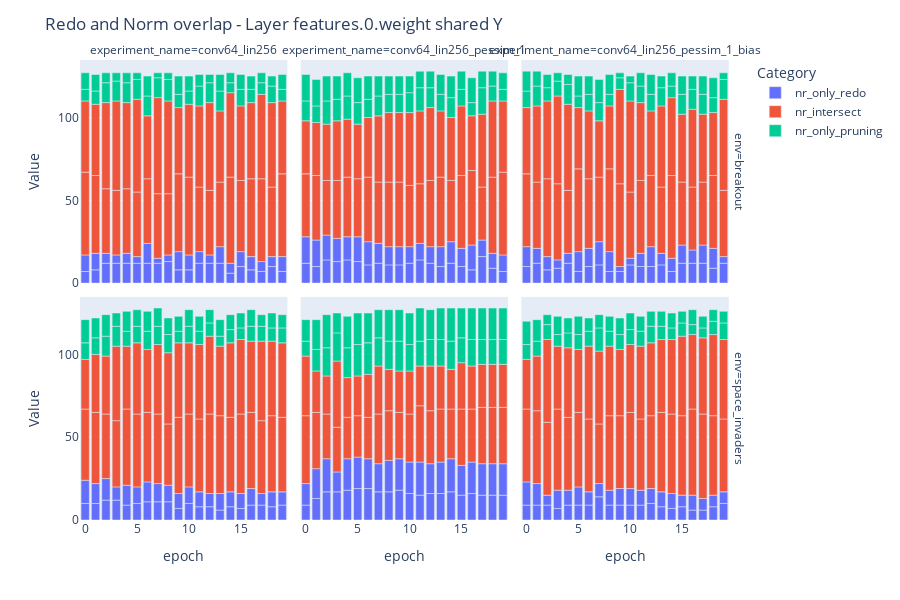
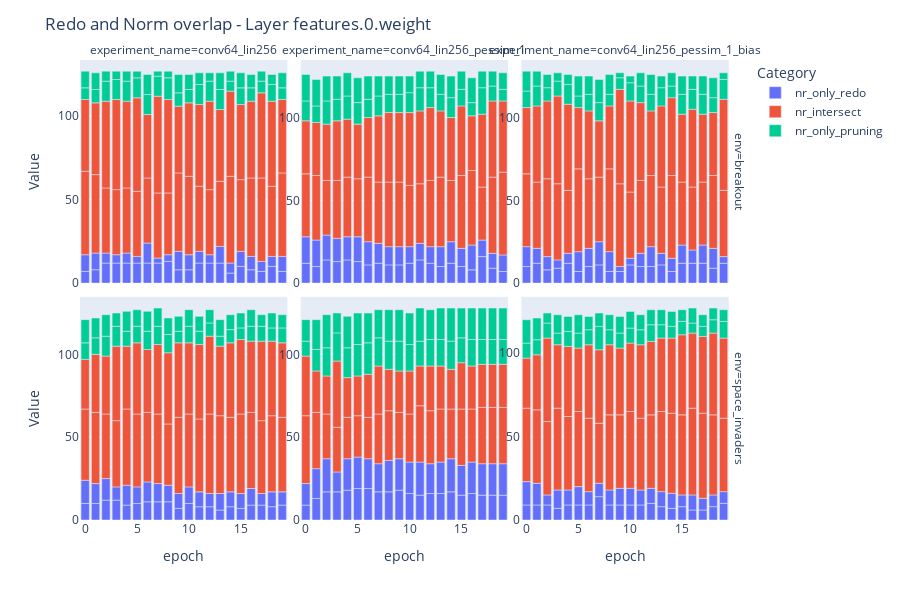
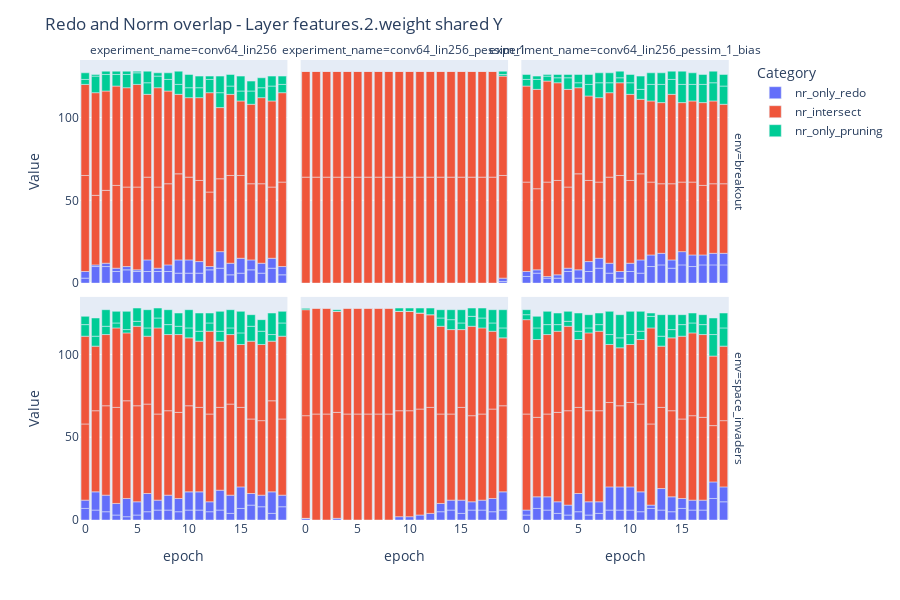
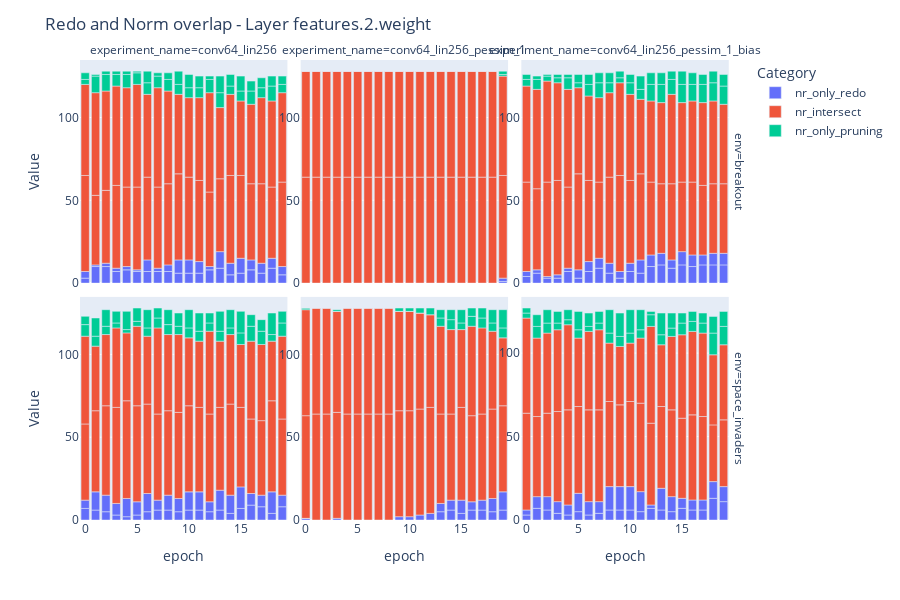

The cell these charts' notebook holds for them, in order:
### Code cell
import plotly.graph_objects as go
import plotly.express as px
import plotly.io as pio

df_sub1 = df_res[
    df_res["experiment_name"].isin(
        ["conv64_lin256", "conv64_lin256_pessim_1", "conv64_lin256_pessim_1_bias"]
    )
]


for layer in df_sub1["layer"].unique():
    sub_df = df_sub1[(df_sub1["tau"] == 0.025) & (df_sub1["layer"] == layer)]

    melted_df = sub_df.melt(
        id_vars=["env", "experiment_name", "epoch"],
        value_vars=["nr_only_redo", "nr_intersect", "nr_only_pruning"],
        var_name="Category",
        value_name="Value",
    )

    fig = px.bar(
        melted_df,
        x="epoch",
        y="Value",
        color="Category",
        facet_row="env",
        facet_col="experiment_name",
        height=600,
    )

    title = f"Redo and Norm overlap - Layer {layer} shared Y"
    file_path = f"imgs/{title}.png"

    # Save the figure as a PNG image
    # pio.write_image(fig, file_path)

    fig.update_layout(title=title)
    fig.show()

    melted_df = sub_df.melt(
        id_vars=["env", "experiment_name", "epoch"],
        value_vars=["nr_only_redo", "nr_intersect", "nr_only_pruning"],
        var_name="Category",
        value_name="Value",
    )

    fig = px.bar(
        melted_df,
        x="epoch",
        y="Value",
        color="Category",
        facet_row="env",
        facet_col="experiment_name",
        height=600,
    )

    fig.update_yaxes(matches=None, showticklabels=True)

    title = f"Redo and Norm overlap - Layer {layer}"
    file_path = f"imgs/{title}.png"

    # Save the figure as a PNG image
    # pio.write_image(fig, file_path)

    fig.update_layout(title=title)

    fig.show()
